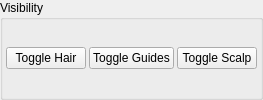
    <widget class="QGroupBox" name="groupBox_5">
     <property name="title">
      <string>Visibility</string>
     </property>
     <layout class="QVBoxLayout" name="verticalLayout_8">
      <property name="spacing">
       <number>3</number>
      </property>
      <property name="leftMargin">
       <number>3</number>
      </property>
      <property name="topMargin">
       <number>3</number>
      </property>
      <property name="rightMargin">
       <number>3</number>
      </property>
      <property name="bottomMargin">
       <number>3</number>
      </property>
      <item>
       <layout class="QHBoxLayout" name="horizontalLayout_26">
        <property name="spacing">
         <number>3</number>
        </property>
        <item>
         <widget class="QPushButton" name="vis_hair_pushButton">
          <property name="toolTip">
           <string>Duplicate Click Session.</string>
          </property>
          <property name="text">
           <string>Toggle Hair</string>
          </property>
         </widget>
        </item>
        <item>
         <widget class="QPushButton" name="vis_guides_pushButton">
          <property name="toolTip">
           <string>Duplicate selection symmetrical</string>
          </property>
          <property name="text">
           <string>Toggle Guides</string>
          </property>
         </widget>
        </item>
        <item>
         <widget class="QPushButton" name="vis_scalp_pushButton">
          <property name="toolTip">
           <string>Mode guide click session</string>
          </property>
          <property name="text">
           <string>Toggle Scalp</string>
          </property>
         </widget>
        </item>
       </layout>
      </item>
     </layout>
    </widget>
